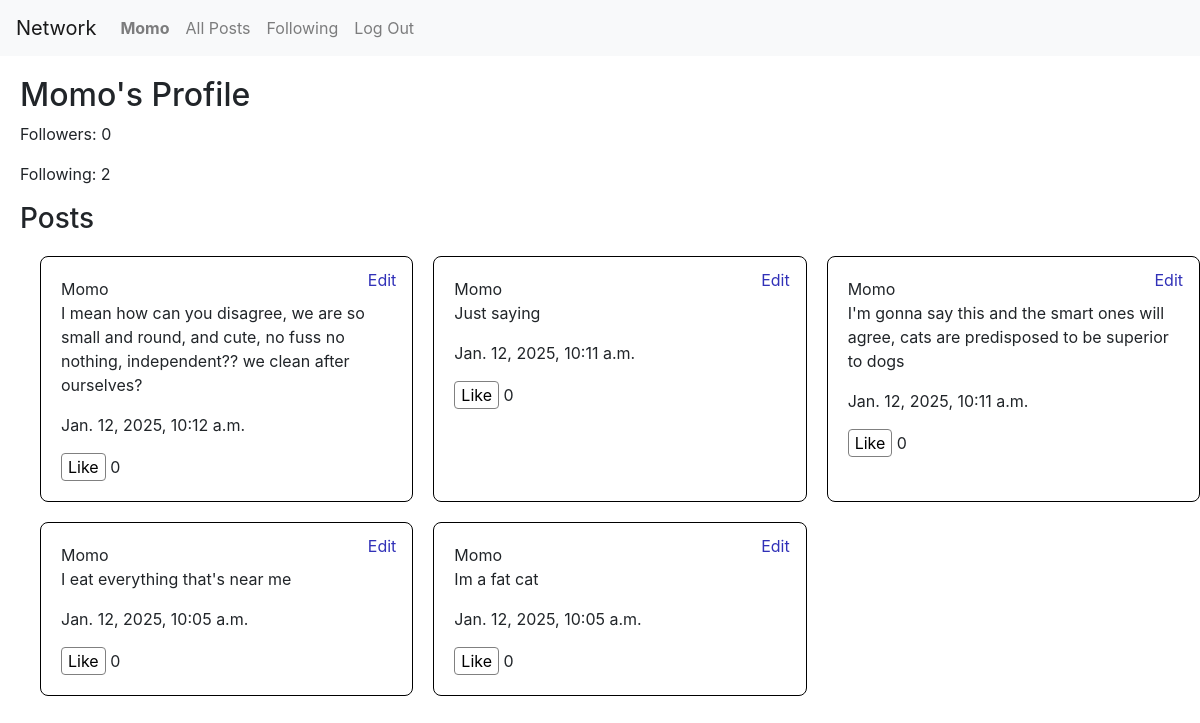
The app's page /profile/Momo (signed in) with its own data.
### network/models.py (models this page shows, shortened)
class User(AbstractUser):
    name = models.CharField(max_length=64, blank=True)
    following = models.ManyToManyField('self', symmetrical=False, related_name='followers')

class Post(models.Model):
    user = models.ForeignKey(User, on_delete=models.CASCADE, related_name='posts')  #link post to the user
    body = models.TextField()
    timestamp = models.DateTimeField(auto_now_add=True) #automatically sets the time
    likes = models.ManyToManyField(User, related_name="liked_posts", blank=True)

### network/views.py (the view)
# urls.py: path("profile/<str:username>", views.profile_view, name="profile"),
@login_required(login_url="/login", redirect_field_name=None)
def profile_view(request, username):
    user_profile = User.objects.get(username = username)
    posts = user_profile.posts.all().order_by('-timestamp')
    is_following = request.user.following.filter(username=username).exists()
    return render(request, "network/profile.html", {
         "profile": user_profile,
        "posts": posts,
        "followers_count": user_profile.followers.count(),
        "following_count": user_profile.following.count(),
        "is_following": is_following,
        "is_self": request.user == user_profile
    })

### network/templates/network/profile.html (shortened to what this page needs)
{% extends "network/layout.html" %} {% block body %}
<div class="profile-container">
	<h2>{{ profile.username }}'s Profile</h2>
	<div class="stats">
		<p>Followers: {{ followers_count }}</p>
		<p>Following: {{ following_count }}</p>
	</div>
	<h3>Posts</h3>
	<div class="posts-container">
		{% for post in posts %}
		<div class="post" id="post-{{ post.id }}">
			<a href="{% url 'profile' post.user.username %}"
				>{{ post.user.username }}</a
			>
			<div class="post-content" id="content-{{ post.id }}">
				<p class="post-body" id="post-body-{{ post.id }}">{{post.body}}</p>
				{% if user == post.user %}
				<button class="edit-btn" data-post-id="{{ post.id }}">Edit</button>
				{% endif %}
			</div>
			<p>{{post.timestamp}}</p>
			{% if user.is_authenticated %}
			<button class="like-btn" data-post-id="{{ post.id }}">
				{% if user in post.likes.all %} Unlike {% else %} Like {% endif %}
			</button>
			{% endif %}
			<span id="likes-{{ post.id }}" class="likes-count"
				>{{ post.likes.count }}</span
			>
		</div>
		{% empty %}
		<p>No posts yet.</p>
		{% endfor %}
	</div>
</div>
{% endblock %}

### network/templates/network/layout.html (shortened to what this page needs)
{% load static %}
<!DOCTYPE html>
<html lang="en">
	<head>
		<link
			rel="stylesheet"
			href="https://stackpath.bootstrapcdn.com/bootstrap/4.4.1/css/bootstrap.min.css"
		/>
		<link href="{% static 'network/styles.css' %}" rel="stylesheet" />
	</head>
	<body>
		<nav class="navbar navbar-expand-lg navbar-light bg-light">
			<a class="navbar-brand" href="#">Network</a>
			<div class="layout-div">
				<ul class="navbar-nav mr-auto">
					{% if user.is_authenticated %}
					<li class="nav-item">
						<a class="nav-link" href="#"
							><strong>{{ user.username }}</strong></a
						>
					</li>
					{% endif %}
					<li class="nav-item">
						<a class="nav-link" href="{% url 'index' %}">All Posts</a>
					</li>
					{% if user.is_authenticated %}
					<li class="nav-item">
						<a class="nav-link" href="{% url 'following' %}">Following</a>
					</li>
					<li class="nav-item">
						<a class="nav-link" href="{% url 'logout' %}">Log Out</a>
					</li>
					{% endif %}
				</ul>
			</div>
		</nav>
		<div class="body">{% block body %} {% endblock %}</div>
	</body>
</html>

### network/static/network/styles.css (style rules this page uses)
.profile-container { padding-left: 20px; padding-top: 20px; word-wrap: break-word; }
.posts-container { list-style-type: none; padding-left: 20px; margin-top: 20px; display: grid; grid-template-columns: repeat(auto-fit, minmax(300px, 1fr)); gap: 20px; }
.post { padding: 20px; width: auto; border: 1px solid black; height: auto; border-radius: 8px; word-wrap: break-word; overflow-wrap: break-word; position: relative; }
.edit-btn { right: 10px; top: 10px; margin-bottom: 20px; background-color: transparent; border: none; position: absolute; color: rgb(49, 49, 184); }
a { color: inherit; }
button { background-color: transparent; border: 1px gray solid; border-radius: 4px; }

### records on screen
User: username "Momo"
Post: user.username "Momo", body "I mean how can you disagree, we are so small and round, and cute, no fuss no nothing, independent?? we clean after ourselves?", timestamp "Jan. 12, 2025, 10:12 a.m.", shows "Like", likes.count "0"
Post: user.username "Momo", body "Just saying", timestamp "Jan. 12, 2025, 10:11 a.m.", shows "Like", likes.count "0"
Post: user.username "Momo", body "I'm gonna say this and the smart ones will agree, cats are predisposed to be superior to dogs", timestamp "Jan. 12, 2025, 10:11 a.m.", shows "Like", likes.count "0"
Post: user.username "Momo", body "I eat everything that's near me", timestamp "Jan. 12, 2025, 10:05 a.m.", shows "Like", likes.count "0"
Post: user.username "Momo", body "Im a fat cat", timestamp "Jan. 12, 2025, 10:05 a.m.", shows "Like", likes.count "0"

### other values on screen
{{ followers_count }} "0"
{{ following_count }} "2"
